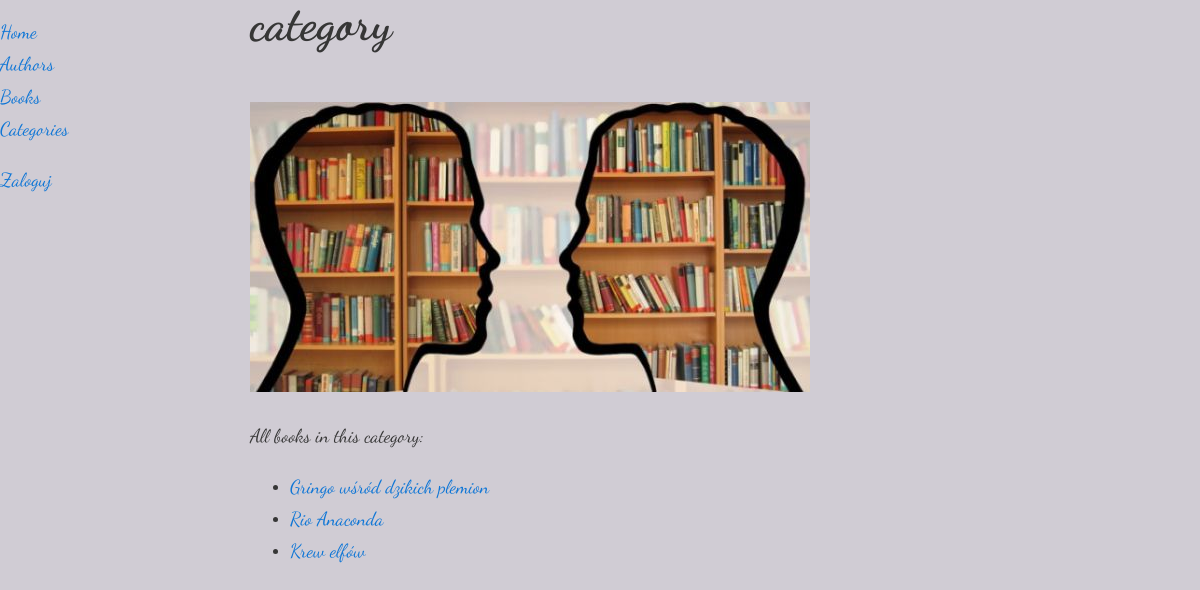
The page /categories/3 on the database its author committed.
### books/models.py (models this page shows)
class Book(models.Model):
    title = models.CharField(
        max_length= 200,
        null= False,
        blank= False,
        verbose_name="Title",
        help_text= "",
    )
    def __str__(self):
        return self.title
    author = models.ForeignKey(
        Author, on_delete=models.PROTECT,
        null=False,
        blank=False,
        verbose_name="Author",
        help_text="",
    )
    categories = models.ManyToManyField(
        "Category",
        blank= False,
        verbose_name="Categories",
        help_text= "",
    )
    pages = models.PositiveIntegerField(
        null= False,
        blank= False,
        verbose_name="Pages",
        help_text= "",
    )
    description = models.TextField(
        blank= True,
        verbose_name="Description",
        help_text= "",
    )
    cover = models.ImageField(
        blank =True, null=False, default="",
        verbose_name="Cover image",
        help_text="",
    )

### books/views.py (the view)
# urls.py: path('categories/<int:pk>', views.CategoryDetailView.as_view(), name='category-details'),
class CategoryDetailView(DetailView):
    template_name = "books/category_details.html" # renderowany szablon
    model = Category # queryset = Question.objects.all()
    context_object_name = 'category'
    extra_context = {
        'title': 'category',
    }

### templates/books/category_details.html (shortened to what this page needs)
{% extends "base.html" %}
{% block content %}
<p>All books in this category:</p>
<ul>
    {% for book in category.book_set.all %}
    <li>
        <a href="{% url 'books:book-details' book.pk %}">{{ book }}</a></li>
    {% endfor %}
</ul>
{% endblock %}

### books/static/books/books.css (style rules this page uses)
*, *::before, *::after { box-sizing: border-box; }
:root { --ff-sans: 'Dancing Script', cursive; --ff-headers: 'Dancing Script', , serif; --fw-regular: 400; --fw-bold: 700; --fs-h1: 3rem; --fs-h2: 2.25rem; --fs-h3: 1.5rem; --fs-body: 1rem; --clr-light: #FFFFFF; --clr-dark: #363636; --clr-accent: #0f76d6; }
body { background-color: rgb(208, 204, 212); color: var(--clr-dark); margin: 0; font-family: var(--ff-sans); font-size: var(--fs-body); font-weight: var(--fw-regular); line-height: 1.7; }
a { color: var(--clr-accent); text-shadow: crimson; font-size: 19px; text-decoration: darkblue; }
p { font-size: 19px; }
@media (min-width: 1000px) { body { display: grid; grid-template-columns: 250px 2fr; } }

### rows shown on the page
Book: title "Gringo wśród dzikich plemion"
Book: title "Rio Anaconda"
Book: title "Krew elfów"
